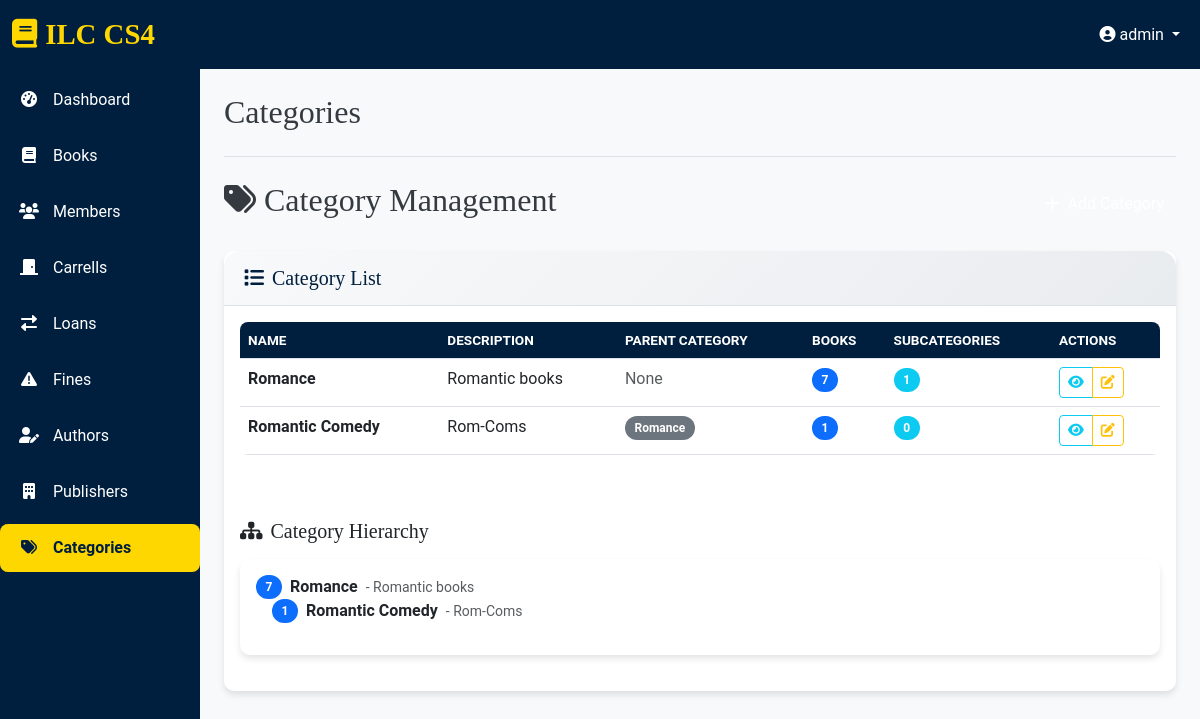
The app's page /categories (signed in), older data.
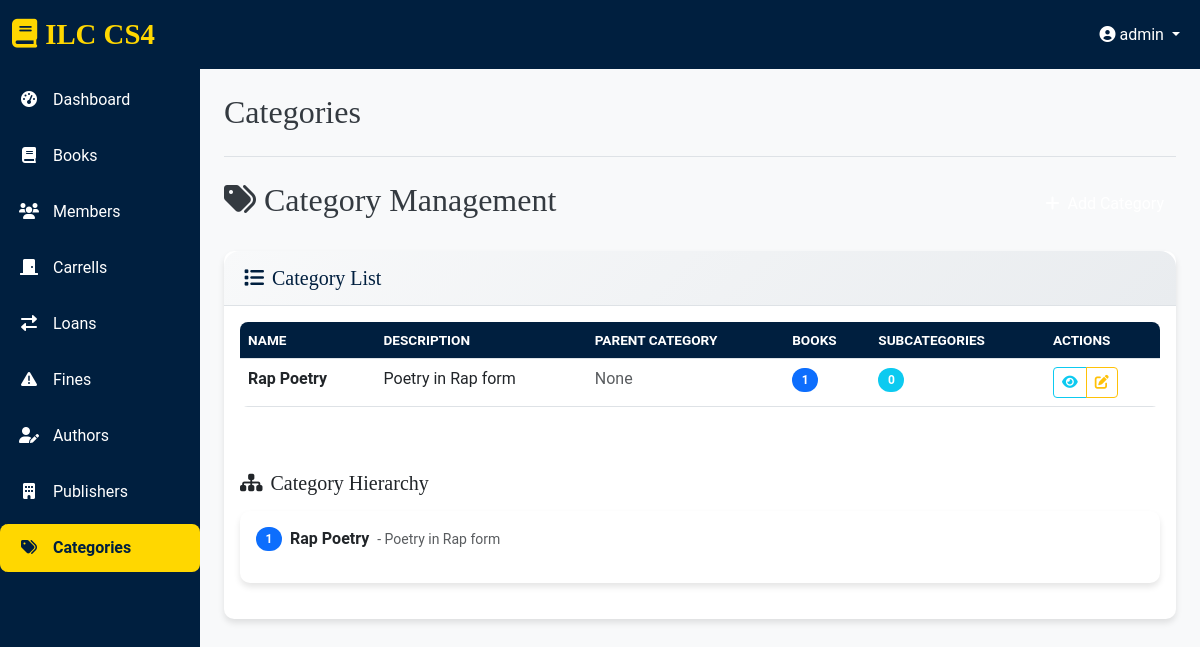
The same page, newer data.
### app.py (models this page shows)
class Category(db.Model):
    id = db.Column(db.Integer, primary_key=True)
    name = db.Column(db.String(100), nullable=False)
    description = db.Column(db.Text)
    parent_id = db.Column(db.Integer, db.ForeignKey('category.id'))
    created_at = db.Column(db.DateTime, default=datetime.utcnow)
    parent = db.relationship('Category', remote_side=[id], backref='subcategories')
    books = db.relationship('Book', backref='category', lazy=True)

### app.py (the view)
@app.route('/categories')
@login_required
def categories():
    if current_user.role not in ['admin', 'librarian']:
        flash('Access denied', 'error')
        return redirect(url_for('dashboard'))
    categories = Category.query.all()
    form = CategoryForm()
    form.parent_id.choices = [('', 'No Parent')] + [(c.id, c.name) for c in categories]
    return render_template('categories.html', title='Categories', categories=categories, form=form)

### app.py (called while the page is built)
@app.context_processor
def inject_now():
    return {'now': datetime.utcnow()}

@login_manager.user_loader
def load_user(user_id):
    return User.query.get(int(user_id))

### templates/categories.html (shortened to what the changed rows need)
{% extends "base.html" %}
{% block content %}
<div class="d-flex justify-content-between align-items-center mb-4">
    <h2><i class="fas fa-tags me-2"></i>Category Management</h2>
</div>
<div class="card">
    <div class="card-body">
        {% if categories %}
        <div class="table-responsive">
            <table class="table table-hover">
                <thead>
                    <tr>
                        <th>Name</th>
                        <th>Description</th>
                        <th>Parent Category</th>
                        <th>Books</th>
                        <th>Subcategories</th>
                        <th>Actions</th>
                    </tr>
                </thead>
                <tbody>
                    {% for category in categories %}
                    <tr>
                        <td>
                            <div class="fw-bold">{{ category.name }}</div>
                        </td>
                        <td>
                            {% if category.description %}
                            <span class="d-inline-block text-truncate" style="max-width: 200px;">
                                {{ category.description }}
                            </span>
                            {% else %}
                            <span class="text-muted">No description</span>
                            {% endif %}
                        </td>
                        <td>
                            {% if category.parent %}
                            <span class="badge bg-secondary">{{ category.parent.name }}</span>
                            {% else %}
                            <span class="text-muted">None</span>
                            {% endif %}
                        </td>
                        <td>
                            <span class="badge bg-primary">{{ category.books|length }}</span>
                        </td>
                        <td>
                            <span class="badge bg-info">{{ category.subcategories|length }}</span>
                        </td>
                        <td>
                            <div class="btn-group">
                                <button class="btn btn-sm btn-outline-info view-category-btn"
                                        data-category-id="{{ category.id }}"
                                        data-category-name="{{ category.name }}"
                                        data-category-description="{{ category.description or 'No description' }}"
                                        data-category-parent="{{ category.parent.name if category.parent else 'None' }}"
                                        data-category-books-count="{{ category.books|length }}"
                                        data-category-subcategories-count="{{ category.subcategories|length }}"
                                        title="View Details">
                                    <i class="fas fa-eye"></i>
                                </button>
                                {% if current_user.role in ['admin', 'librarian'] %}
                                <button class="btn btn-sm btn-outline-warning edit-category-btn"
                                        data-category-id="{{ category.id }}"
                                        data-category-name="{{ category.name }}"
                                        data-category-description="{{ category.description or '' }}"
                                        data-category-parent-id="{{ category.parent_id or '' }}"
                                        title="Edit Category">
                                    <i class="fas fa-edit"></i>
                                </button>
                                {% endif %}
                            </div>
                        </td>
                    </tr>
                    {% endfor %}
                </tbody>
            </table>
        </div>
        <div class="mt-5">
            <div class="card">
                <div class="card-body">
                    {% macro render_category_tree(categories, level=0) %}
                        <ul class="list-unstyled {% if level == 0 %}ps-0{% else %}ps-3{% endif %}">
                            {% for category in categories %}
                                <li class="mb-2">
                                    <div class="d-flex align-items-center">
                                        <span class="badge bg-primary me-2">{{ category.books|length }}</span>
                                        <strong>{{ category.name }}</strong>
                                        {% if category.description %}
                                        <small class="text-muted ms-2">- {{ category.description }}</small>
                                        {% endif %}
                                    </div>
                                    {% if category.subcategories %}
                                        {{ render_category_tree(category.subcategories, level + 1) }}
                                    {% endif %}
                                </li>
                            {% endfor %}
                        </ul>
                    {% endmacro %}
                    {% set root_categories = categories|selectattr('parent_id', 'none')|list %}
                    {{ render_category_tree(root_categories) }}
                </div>
            </div>
        </div>
        {% endif %}
    </div>
</div>
{% endblock %}

Row changes from the older to the newer data that the page shows:
removed Category: name "Romance", description "Romantic books", shows "None", books|length "7", subcategories|length "1"
removed Category: name "Romantic Comedy", description "Rom-Coms", parent.name "Romance", books|length "1", subcategories|length "0"
added Category: name "Rap Poetry", description "Poetry in Rap form", shows "None", books|length "1", subcategories|length "0"
